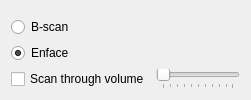
<?xml version="1.0"?>
<ui version="4.0">
 <author></author>
 <comment></comment>
 <exportmacro></exportmacro>
 <class>Form</class>
 <widget class="QWidget" name="widgetBScan" native="true">
       <layout class="QGridLayout" name="layoutVisB">
        <item row="5" column="0">
         <widget class="QRadioButton" name="radioEnface">
          <property name="toolTip">
           <string>Slice through B-scans or through enface C-scans</string>
          </property>
          <property name="text">
           <string>Enface</string>
          </property>
          <property name="checked">
           <bool>true</bool>
          </property>
         </widget>
        </item>
        <item row="6" column="1">
         <widget class="QSlider" name="sliderSlice">
          <property name="enabled">
           <bool>false</bool>
          </property>
          <property name="toolTip">
           <string>Scan automatically through the volume, or select a slice with the slider</string>
          </property>
          <property name="orientation">
           <enum>Qt::Horizontal</enum>
          </property>
          <property name="invertedAppearance">
           <bool>false</bool>
          </property>
          <property name="tickPosition">
           <enum>QSlider::TicksBelow</enum>
          </property>
         </widget>
        </item>
        <item row="6" column="0">
         <widget class="QCheckBox" name="checkScanThrough">
          <property name="toolTip">
           <string>Scan automatically through the volume, or select a slice with the slider</string>
          </property>
          <property name="text">
           <string>Scan through volume</string>
          </property>
          <property name="checked">
           <bool>false</bool>
          </property>
         </widget>
        </item>
        <item row="0" column="0" rowspan="4" colspan="2">
         <widget class="QWidget" name="widget2D" native="true">
          <property name="autoFillBackground">
           <bool>true</bool>
          </property>
         </widget>
        </item>
        <item row="4" column="0">
         <widget class="QRadioButton" name="radioBScan">
          <property name="toolTip">
           <string>Slice through B-scans or through enface C-scans</string>
          </property>
          <property name="text">
           <string>B-scan</string>
          </property>
         </widget>
        </item>
       </layout>
      </widget>
 <pixmapfunction></pixmapfunction>
 <connections/>
</ui>
